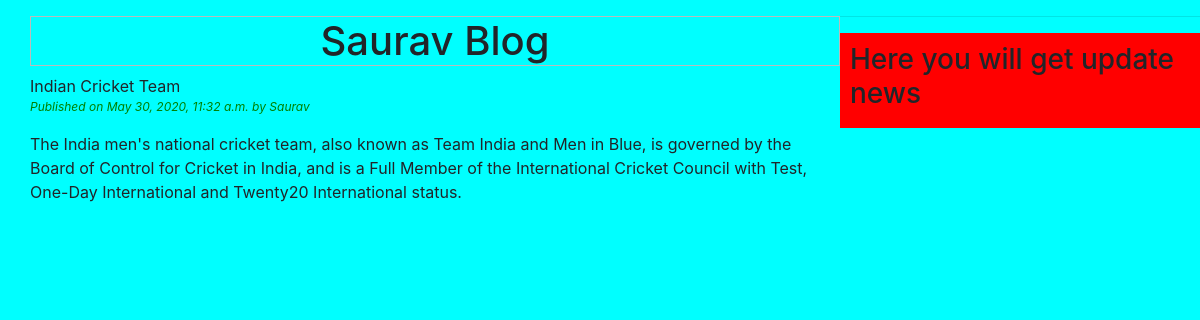
The page /1 on the database its author committed.
### blog/models.py (models this page shows, shortened)
class Post(models.Model):
	STATUS_CHOICES =(('draft','Draft'),('published','Published'))
	title = models.CharField(max_length=80)
	slug = models.SlugField(max_length=264,unique_for_date = 'publish')
	author = models.ForeignKey(User, related_name= 'blog_post',on_delete= models.CASCADE)
	body = models.TextField()
	publish = models.DateTimeField(default = timezone.now)
	created = models.DateTimeField(auto_now_add = True)
	updated = models.DateTimeField(auto_now = True)
	status = models.CharField(max_length = 10, choices =STATUS_CHOICES,default='draft')
	class Meta:
		ordering = ('-publish',)

### blog/views.py (the view)
# urls.py: path('<int:pk>', views.post_detail_view.as_view(), name = 'detail'),
class post_detail_view(DetailView):
	model = Post
	template_name ='blog/post_detail.html'
	context_object_name = 'post'

### templates/blog/post_detail.html (shortened to what this page needs)
{% extends 'blog/base.html' %}
{% block content %}
{{ post.title }}
<p id="date">Published on {{post.publish}} by {{post.author|title}}<p>
		{{post.body|linebreaks}}
{% endblock %}

### static/blog/css/blog.css (style rules this page uses)
body { background: cyan; }
#date { color:green; font-style: italic; font-size: 12px; }

### rows shown on the page
Post: title "Indian Cricket Team", publish "May 30, 2020, 11:32 a.m.", author "Saurav", body "The India men's national cricket team, also known as Team India and Men in Blue, is governed by the Board of Control for Cricket in India, and is a Full Member of the International Cricket Council with Test, One-Day International and Twenty20 International status."
